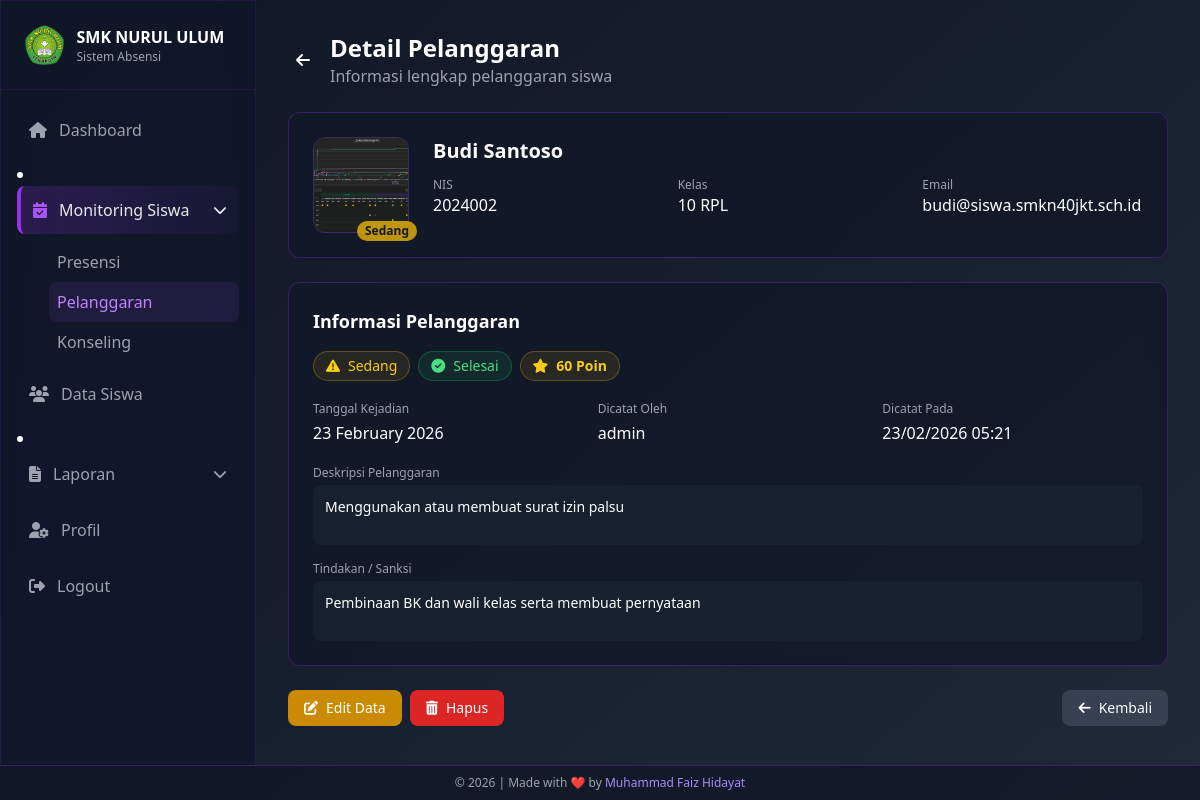
Screenshot of /admin/absensi/detailp.php?id=12 (signed in) with the database file from the repository.
### tables this page shows
CREATE TABLE `pelanggaran` (
  `id` int NOT NULL AUTO_INCREMENT,
  `siswa_id` int NOT NULL,
  `tanggal` date NOT NULL,
  `jenis_pelanggaran` enum('Ringan','Sedang','Berat') NOT NULL,
  `deskripsi` text NOT NULL,
  `poin` int NOT NULL DEFAULT '0',
  `tindakan` text,
  `status` enum('Pending','Proses','Selesai') NOT NULL DEFAULT 'Pending',
  `dicatat_oleh` int DEFAULT NULL COMMENT 'FK ke users.id (admin yang input)',
  `created_at` timestamp NULL DEFAULT CURRENT_TIMESTAMP,
  `updated_at` timestamp NULL DEFAULT CURRENT_TIMESTAMP ON UPDATE CURRENT_TIMESTAMP,
  PRIMARY KEY (`id`),
  KEY `fk_pelanggaran_siswa` (`siswa_id`),
  KEY `fk_pelanggaran_admin` (`dicatat_oleh`),
  CONSTRAINT `fk_pelanggaran_siswa` FOREIGN KEY (`siswa_id`) REFERENCES `siswa` (`id`) ON DELETE CASCADE,
  CONSTRAINT `fk_pelanggaran_admin` FOREIGN KEY (`dicatat_oleh`) REFERENCES `users` (`id`) ON DELETE SET NULL
);

CREATE TABLE `siswa` (
  `id` int NOT NULL AUTO_INCREMENT,
  `user_id` int DEFAULT NULL COMMENT 'FK ke tabel users',
  `nis` varchar(20) NOT NULL,
  `nama_lengkap` varchar(100) NOT NULL,
  `kelas` enum('10','11','12') NOT NULL,
  `jurusan` enum('RPL','DKV','AK','BR','MP','TKR','TKJ','TSM','TKI','OTKP') NOT NULL,
  `email` varchar(100) NOT NULL,
  `password` varchar(255) NOT NULL,
  `foto_profil` varchar(255) DEFAULT 'assets/default/photo-profile.png',
  `created_at` timestamp NOT NULL DEFAULT CURRENT_TIMESTAMP,
  `updated_at` timestamp NOT NULL DEFAULT CURRENT_TIMESTAMP ON UPDATE CURRENT_TIMESTAMP,
  PRIMARY KEY (`id`),
  UNIQUE KEY `nis` (`nis`),
  UNIQUE KEY `email` (`email`),
  KEY `fk_siswa_user` (`user_id`),
  CONSTRAINT `fk_siswa_user` FOREIGN KEY (`user_id`) REFERENCES `users` (`id`) ON DELETE SET NULL
);

CREATE TABLE `users` (
  `id` int NOT NULL AUTO_INCREMENT,
  `username` varchar(50) NOT NULL,
  `email` varchar(100) NOT NULL,
  `password` varchar(255) NOT NULL,
  `nama_lengkap` varchar(100) NOT NULL,
  `role` enum('admin','siswa','kepsek','wali_kelas') NOT NULL,
  `foto_profil` varchar(255) DEFAULT 'assets/default/photo-profile.png',
  `last_login` datetime DEFAULT NULL,
  `nip` varchar(30) DEFAULT NULL COMMENT 'Untuk kepsek dan wali_kelas',
  `nis` varchar(20) DEFAULT NULL COMMENT 'Untuk siswa',
  `kelas` varchar(20) DEFAULT NULL COMMENT 'Untuk wali_kelas (nama jurusan) & siswa (10/11/12)',
  `tingkat` enum('10','11','12') DEFAULT NULL COMMENT 'Untuk wali_kelas & siswa',
  `rombel` varchar(30) DEFAULT NULL COMMENT 'Contoh: TKR 1',
  `jurusan` varchar(50) DEFAULT NULL COMMENT 'Untuk wali_kelas & siswa',
  `created_at` timestamp NOT NULL DEFAULT CURRENT_TIMESTAMP,
  `updated_at` timestamp NOT NULL DEFAULT CURRENT_TIMESTAMP ON UPDATE CURRENT_TIMESTAMP,
  PRIMARY KEY (`id`),
  UNIQUE KEY `username` (`username`),
  UNIQUE KEY `email` (`email`),
  UNIQUE KEY `nis` (`nis`)
);

### admin/absensi/detailp.php (the view, shortened to what this page needs)
<?php
require_once '../../config/database.php';
$id = $_GET['id'];
$sql = "SELECT p.*, s.nama_lengkap, s.nis, s.kelas, s.jurusan, s.foto_profil, s.email,
               u.username as nama_admin
        FROM pelanggaran p
        JOIN siswa s ON p.siswa_id = s.id
        LEFT JOIN users u ON p.dicatat_oleh = u.id
        WHERE p.id = :id";
$stmt = $conn->prepare($sql);
$stmt->execute(['id' => $id]);
$pelanggaran = $stmt->fetch(PDO::FETCH_ASSOC);
$poin = (int) $pelanggaran['poin'];
?>
<!DOCTYPE html>
<html lang="en">
<head>
    <script src="https://cdn.tailwindcss.com"></script>
    <link rel="stylesheet" href="https://cdnjs.cloudflare.com/ajax/libs/font-awesome/6.4.2/css/all.min.css">
</head>
<body class="min-h-screen text-white bg-fixed">
    <aside id="sidebar" class="fixed top-0 left-0 h-screen w-64 glass-effect border-r border-purple-900/30 z-50 sidebar-transition -translate-x-full lg:translate-x-0">
        <div class="flex items-center justify-between p-4 lg:p-6 border-b border-purple-900/30">
            <div class="flex items-center gap-3">
                <img src="../../assets/default/logosmk.png" alt="SMK NURUL ULUM" class="h-8 lg:h-10 w-auto">
                <div>
                    <h1 class="font-semibold text-sm lg:text-base">SMK NURUL ULUM</h1>
                    <p class="text-xs text-gray-400">Sistem Absensi</p>
                </div>
            </div>
        </div>
        <nav class="p-4 space-y-2 overflow-y-auto no-scrollbar" style="max-height: calc(100vh - 76px);">
            <a href="../dashboard/" class="flex items-center gap-3 text-gray-400 p-3 rounded-lg hover:bg-purple-500/10 transition-colors">
                <i class="fas fa-home"></i><span>Dashboard</span>
            </a>
            <li class="relative group">
                <button class="flex items-center gap-3 text-white/90 p-3 rounded-lg menu-active w-full">
                    <i class="fas fa-calendar-check text-purple-500"></i>
                    <span>Monitoring Siswa</span>
                    <i class="fas fa-chevron-down ml-auto text-sm"></i>
                </button>
                <ul class="ml-8 mt-2 block">
                    <li><a href="../absensi/index.php" class="block p-2 text-gray-400 hover:text-purple-400 hover:bg-purple-500/10 rounded-lg">Presensi</a></li>
                    <li><a href="index.php" class="block p-2 text-purple-400 bg-purple-500/10 rounded-lg">Pelanggaran</a></li>
                    <li><a href="konseling.php" class="block p-2 text-gray-400 hover:text-purple-400 hover:bg-purple-500/10 rounded-lg">Konseling</a></li>
                </ul>
            </li>
            <a href="../siswa/" class="flex items-center gap-3 text-gray-400 p-3 rounded-lg hover:bg-purple-500/10 transition-colors">
                <i class="fas fa-users"></i><span>Data Siswa</span>
            </a>
            <li class="relative group">
                <button class="flex items-center gap-3 text-gray-400 p-3 rounded-lg hover:bg-purple-500/10 transition-colors w-full">
                    <i class="fas fa-file-alt"></i><span>Laporan</span>
                    <i class="fas fa-chevron-down ml-auto text-sm"></i>
                </button>
            </li>
            <a href="../profil/" class="flex items-center gap-3 text-gray-400 p-3 rounded-lg hover:bg-purple-500/10 transition-colors">
                <i class="fas fa-user-cog"></i><span>Profil</span>
            </a>
            <a href="../logout.php" class="flex items-center gap-3 text-gray-400 p-3 rounded-lg hover:bg-red-500/10 hover:text-red-500 transition-colors mt-10">
                <i class="fas fa-sign-out-alt"></i><span>Logout</span>
            </a>
        </nav>
    </aside>
    <main class="lg:ml-64 min-h-screen bg-gradient-to-br from-gray-900 to-gray-800 transition-all duration-300">
        <div class="p-4 lg:p-8">
            <div class="max-w-4xl mx-auto">
                <div class="flex items-center mb-6">
                    <a href="../laporan/laporan_pelanggaran.php" class="mr-3 p-2 rounded-full hover:bg-gray-800/60 transition-colors">
                        <i class="fas fa-arrow-left"></i>
                    </a>
                    <div>
                        <h1 class="text-xl md:text-2xl font-bold">Detail Pelanggaran</h1>
                        <p class="text-sm md:text-base text-gray-400">Informasi lengkap pelanggaran siswa</p>
                    </div>
                </div>
                <div class="glass-effect rounded-xl p-4 md:p-6 mb-6 animate-fade-in">
                    <div class="flex flex-col sm:flex-row items-center sm:items-start gap-4 md:gap-6">
                        <div class="relative">
                            <img src="../../<?= htmlspecialchars($pelanggaran['foto_profil'] ?: 'assets/default/avatar.png') ?>"
                                alt="<?= htmlspecialchars($pelanggaran['nama_lengkap']) ?>"
                                class="w-20 h-20 md:w-24 md:h-24 rounded-xl object-cover border border-purple-500/30">
                            <div class="absolute -bottom-2 -right-2 px-2 py-0.5 rounded-full text-xs font-bold
                                <?= $pelanggaran['jenis_pelanggaran'] === 'Berat' ? 'bg-red-500/80 text-white' : ($pelanggaran['jenis_pelanggaran'] === 'Sedang' ? 'bg-yellow-500/80 text-gray-900' : 'bg-green-500/80 text-white') ?>">
                                <?= $pelanggaran['jenis_pelanggaran'] ?>
                            </div>
                        </div>
                        <div class="flex-grow text-center sm:text-left">
                            <h3 class="text-lg md:text-xl font-bold"><?= htmlspecialchars($pelanggaran['nama_lengkap']) ?></h3>
                            <div class="grid grid-cols-1 sm:grid-cols-3 gap-x-6 gap-y-1 mt-2 md:mt-3">
                                <div>
                                    <p class="text-gray-400 text-xs">NIS</p>
                                    <p class="text-sm md:text-base"><?= htmlspecialchars($pelanggaran['nis']) ?></p>
                                </div>
                                <div>
                                    <p class="text-gray-400 text-xs">Kelas</p>
                                    <p class="text-sm md:text-base"><?= $pelanggaran['kelas'] ?> <?= $pelanggaran['jurusan'] ?></p>
                                </div>
                                <div>
                                    <p class="text-gray-400 text-xs">Email</p>
                                    <p class="text-sm md:text-base truncate"><?= htmlspecialchars($pelanggaran['email']) ?></p>
                                </div>
                            </div>
                        </div>
                    </div>
                </div>
                <div class="glass-effect rounded-xl p-4 md:p-6 mb-6 animate-fade-in">
                    <h3 class="font-semibold mb-4 text-base md:text-lg">Informasi Pelanggaran</h3>
                    <div class="flex flex-wrap gap-2 mb-5">
                        <span class="inline-flex items-center px-3 py-1 rounded-full text-xs md:text-sm
                            <?= $pelanggaran['jenis_pelanggaran'] === 'Berat' ? 'bg-red-500/10 text-red-400 border border-red-500/30' : ($pelanggaran['jenis_pelanggaran'] === 'Sedang' ? 'bg-yellow-500/10 text-yellow-400 border border-yellow-500/30' : 'bg-green-500/10 text-green-400 border border-green-500/30') ?>">
                            <i class="fas fa-exclamation-triangle mr-2"></i>
                            <?= $pelanggaran['jenis_pelanggaran'] ?>
                        </span>
                        <span class="inline-flex items-center px-3 py-1 rounded-full text-xs md:text-sm
                            <?= $pelanggaran['status'] === 'Selesai' ? 'bg-green-500/10 text-green-400 border border-green-500/30' : ($pelanggaran['status'] === 'Proses' ? 'bg-amber-500/10 text-amber-400 border border-amber-500/30' : 'bg-gray-500/10 text-gray-400 border border-gray-500/30') ?>">
                            <?php if ($pelanggaran['status'] === 'Selesai'): ?>
                                <i class="fas fa-check-circle mr-2"></i>
                            <?php elseif ($pelanggaran['status'] === 'Proses'): ?>
                                <i class="fas fa-spinner mr-2"></i>
                            <?php else: ?>
                                <i class="fas fa-clock mr-2"></i>
                            <?php endif; ?>
                            <?= $pelanggaran['status'] ?>
                        </span>
                        <span class="inline-flex items-center px-3 py-1 rounded-full text-xs md:text-sm font-bold
                            <?= $pelanggaran['jenis_pelanggaran'] === 'Berat' ? 'bg-red-500/10 text-red-400 border border-red-500/30 poin-berat' : ($pelanggaran['jenis_pelanggaran'] === 'Sedang' ? 'bg-yellow-500/10 text-yellow-400 border border-yellow-500/30' : 'bg-green-500/10 text-green-400 border border-green-500/30') ?>">
                            <i class="fas fa-star mr-2"></i>
                            <?= $poin ?> Poin
                        </span>
                    </div>
                    <div class="grid grid-cols-2 md:grid-cols-3 gap-4 md:gap-6 mb-5">
                        <div>
                            <p class="text-gray-400 text-xs mb-1">Tanggal Kejadian</p>
                            <p class="text-sm md:text-base font-medium"><?= date('d F Y', strtotime($pelanggaran['tanggal'])) ?></p>
                        </div>
                        <div>
                            <p class="text-gray-400 text-xs mb-1">Dicatat Oleh</p>
                            <p class="text-sm md:text-base font-medium"><?= htmlspecialchars($pelanggaran['nama_admin'] ?? 'Admin') ?></p>
                        </div>
                        <div>
                            <p class="text-gray-400 text-xs mb-1">Dicatat Pada</p>
                            <p class="text-sm md:text-base font-medium"><?= date('d/m/Y H:i', strtotime($pelanggaran['created_at'])) ?></p>
                        </div>
                    </div>
                    <div class="mb-4">
                        <p class="text-gray-400 text-xs mb-1">Deskripsi Pelanggaran</p>
                        <div class="bg-gray-800/50 rounded-lg p-3 min-h-[60px]">
                            <p class="text-sm"><?= nl2br(htmlspecialchars($pelanggaran['deskripsi'])) ?></p>
                        </div>
                    </div>
                    <div>
                        <p class="text-gray-400 text-xs mb-1">Tindakan / Sanksi</p>
                        <div class="bg-gray-800/50 rounded-lg p-3 min-h-[60px]">
                            <p class="text-sm">
                                <?= $pelanggaran['tindakan']
                                    ? nl2br(htmlspecialchars($pelanggaran['tindakan']))
                                    : '<span class="text-gray-500 italic">Belum ada tindakan</span>' ?>
                            </p>
                        </div>
                    </div>
                </div>
                <div class="flex flex-col sm:flex-row gap-3 justify-between animate-fade-in">
                    <div class="flex flex-col sm:flex-row gap-2">
                        <a href="editp.php?id=<?= $id ?>"
                            class="px-4 py-2.5 sm:py-2 bg-yellow-600 hover:bg-yellow-700 rounded-lg text-sm font-medium flex items-center justify-center gap-2 transition-colors">
                            <i class="fas fa-edit"></i> Edit Data
                        </a>
                        <button onclick="confirmDelete()"
                            class="px-4 py-2.5 sm:py-2 bg-red-600 hover:bg-red-700 rounded-lg text-sm font-medium flex items-center justify-center gap-2 transition-colors">
                            <i class="fas fa-trash-alt"></i> Hapus
                        </button>
                    </div>
                    <a href="pelanggaran.php" class="hidden lg:flex px-4 py-2 bg-gray-700 hover:bg-gray-600 rounded-lg text-sm items-center gap-2 transition-colors">
                        <i class="fas fa-arrow-left"></i> Kembali
                    </a>
                </div>
            </div>
        </div>
    </main>
</body>
</html>

### admin/absensi/detailp.php (style rules this page uses)
.glass-effect { background: rgba(17, 24, 39, 0.7); backdrop-filter: blur(10px); border: 1px solid rgba(147, 51, 234, 0.3); }
body { background: linear-gradient(135deg, #0F172A 0%, #1E1B4B 100%); }
.menu-active { background: linear-gradient(to right, rgba(147, 51, 234, 0.2), rgba(147, 51, 234, 0.05)); border-left: 4px solid #9333ea; }
.sidebar-transition { transition: transform 0.3s ease-in-out; }
.no-scrollbar { -ms-overflow-style: none; scrollbar-width: none; }
.animate-fade-in { animation: fadeIn 0.3s ease forwards; }

### rows the page displays
pelanggaran: siswa.foto_profil (picture), jenis_pelanggaran "Sedang", siswa.nama_lengkap "Budi Santoso", siswa.nis "2024002", siswa.kelas "10", siswa.jurusan "RPL", siswa.email "budi@siswa.smkn40jkt.sch.id", status "Selesai", poin "60", tanggal "23 February 2026", dicatat_oleh.username "admin", created_at "23/02/2026 05:21", deskripsi "Menggunakan atau membuat surat izin palsu", tindakan "Pembinaan BK dan wali kelas serta membuat pernyataan"
